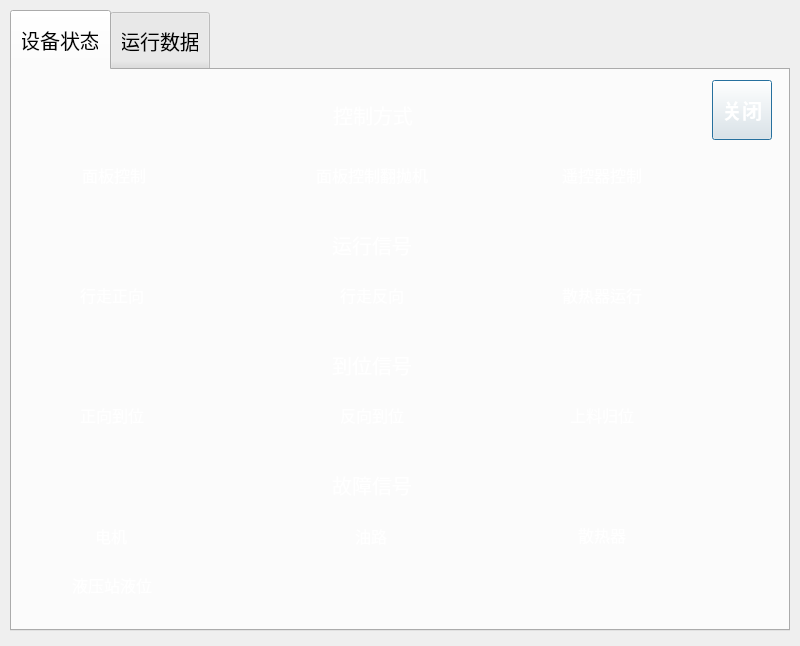
<?xml version="1.0" encoding="UTF-8"?>
<ui version="4.0">
 <class>YhcRunStatusDialog</class>
 <widget class="QDialog" name="YhcRunStatusDialog">
  <property name="geometry">
   <rect>
    <x>0</x>
    <y>0</y>
    <width>800</width>
    <height>646</height>
   </rect>
  </property>
  <property name="windowTitle">
   <string>Dialog</string>
  </property>
  <property name="styleSheet">
   <string notr="true">background-image: url(:/pic/blue_bg.png);</string>
  </property>
  <widget class="QTabWidget" name="tabWidget">
   <property name="geometry">
    <rect>
     <x>10</x>
     <y>10</y>
     <width>780</width>
     <height>621</height>
    </rect>
   </property>
   <property name="font">
    <font>
     <pointsize>15</pointsize>
    </font>
   </property>
   <property name="styleSheet">
    <string notr="true">QTabBar::tab{width:100;height:60}</string>
   </property>
   <property name="currentIndex">
    <number>0</number>
   </property>
   <property name="iconSize">
    <size>
     <width>16</width>
     <height>16</height>
    </size>
   </property>
   <widget class="QWidget" name="tab_2">
    <attribute name="title">
     <string>设备状态</string>
    </attribute>
    <widget class="QPushButton" name="closePushButton2">
     <property name="geometry">
      <rect>
       <x>700</x>
       <y>10</y>
       <width>60</width>
       <height>60</height>
      </rect>
     </property>
     <property name="font">
      <font>
       <pointsize>15</pointsize>
       <weight>75</weight>
       <bold>true</bold>
      </font>
     </property>
     <property name="styleSheet">
      <string notr="true">color: rgb(255, 255, 255);</string>
     </property>
     <property name="text">
      <string>关闭</string>
     </property>
    </widget>
    <widget class="QLabel" name="label_4">
     <property name="geometry">
      <rect>
       <x>39</x>
       <y>451</y>
       <width>120</width>
       <height>30</height>
      </rect>
     </property>
     <property name="font">
      <font>
       <pointsize>12</pointsize>
      </font>
     </property>
     <property name="styleSheet">
      <string notr="true">color: rgb(255, 255, 255);
background-image: url(:/pic/field_bg.png);</string>
     </property>
     <property name="text">
      <string>电机</string>
     </property>
     <property name="alignment">
      <set>Qt::AlignCenter</set>
     </property>
    </widget>
    <widget class="QLabel" name="EM_FAULT_label">
     <property name="geometry">
      <rect>
       <x>170</x>
       <y>450</y>
       <width>35</width>
       <height>35</height>
      </rect>
     </property>
     <property name="styleSheet">
      <string notr="true">background-image: url(:/pic/wheel_run.png);</string>
     </property>
     <property name="text">
      <string/>
     </property>
    </widget>
    <widget class="QLabel" name="YHC_REMOTE_CONTROL_label">
     <property name="geometry">
      <rect>
       <x>171</x>
       <y>89</y>
       <width>35</width>
       <height>35</height>
      </rect>
     </property>
     <property name="styleSheet">
      <string notr="true">background-image: url(:/pic/wheel_run.png);</string>
     </property>
     <property name="text">
      <string/>
     </property>
    </widget>
    <widget class="QLabel" name="label_7">
     <property name="geometry">
      <rect>
       <x>300</x>
       <y>90</y>
       <width>120</width>
       <height>30</height>
      </rect>
     </property>
     <property name="font">
      <font>
       <pointsize>12</pointsize>
      </font>
     </property>
     <property name="styleSheet">
      <string notr="true">color: rgb(255, 255, 255);
background-image: url(:/pic/field_bg.png);</string>
     </property>
     <property name="text">
      <string>面板控制翻抛机</string>
     </property>
     <property name="alignment">
      <set>Qt::AlignCenter</set>
     </property>
    </widget>
    <widget class="QLabel" name="WALKING_IV_STATE_label">
     <property name="geometry">
      <rect>
       <x>430</x>
       <y>210</y>
       <width>35</width>
       <height>35</height>
      </rect>
     </property>
     <property name="styleSheet">
      <string notr="true">background-image: url(:/pic/wheel_run.png);</string>
     </property>
     <property name="text">
      <string/>
     </property>
    </widget>
    <widget class="QLabel" name="label_13">
     <property name="geometry">
      <rect>
       <x>300</x>
       <y>210</y>
       <width>120</width>
       <height>30</height>
      </rect>
     </property>
     <property name="font">
      <font>
       <pointsize>12</pointsize>
      </font>
     </property>
     <property name="styleSheet">
      <string notr="true">color: rgb(255, 255, 255);
background-image: url(:/pic/field_bg.png);</string>
     </property>
     <property name="text">
      <string>行走反向</string>
     </property>
     <property name="alignment">
      <set>Qt::AlignCenter</set>
     </property>
    </widget>
    <widget class="QLabel" name="YHC_KP_SLJ_CONTROL_label">
     <property name="geometry">
      <rect>
       <x>430</x>
       <y>90</y>
       <width>35</width>
       <height>35</height>
      </rect>
     </property>
     <property name="styleSheet">
      <string notr="true">background-image: url(:/pic/wheel_run.png);</string>
     </property>
     <property name="text">
      <string/>
     </property>
    </widget>
    <widget class="QLabel" name="label_17">
     <property name="geometry">
      <rect>
       <x>530</x>
       <y>90</y>
       <width>120</width>
       <height>30</height>
      </rect>
     </property>
     <property name="font">
      <font>
       <pointsize>12</pointsize>
      </font>
     </property>
     <property name="styleSheet">
      <string notr="true">color: rgb(255, 255, 255);
background-image: url(:/pic/field_bg.png);</string>
     </property>
     <property name="text">
      <string>遥控器控制</string>
     </property>
     <property name="alignment">
      <set>Qt::AlignCenter</set>
     </property>
    </widget>
    <widget class="QLabel" name="WALKING_CV_STATE_label">
     <property name="geometry">
      <rect>
       <x>170</x>
       <y>210</y>
       <width>35</width>
       <height>35</height>
      </rect>
     </property>
     <property name="styleSheet">
      <string notr="true">background-image: url(:/pic/wheel_run.png);</string>
     </property>
     <property name="text">
      <string/>
     </property>
    </widget>
    <widget class="QLabel" name="label_23">
     <property name="geometry">
      <rect>
       <x>40</x>
       <y>210</y>
       <width>120</width>
       <height>30</height>
      </rect>
     </property>
     <property name="font">
      <font>
       <pointsize>12</pointsize>
      </font>
     </property>
     <property name="styleSheet">
      <string notr="true">color: rgb(255, 255, 255);
background-image: url(:/pic/field_bg.png);</string>
     </property>
     <property name="text">
      <string>行走正向</string>
     </property>
     <property name="alignment">
      <set>Qt::AlignCenter</set>
     </property>
    </widget>
    <widget class="QLabel" name="YHC_CONTROL_MODE_label">
     <property name="geometry">
      <rect>
       <x>660</x>
       <y>90</y>
       <width>35</width>
       <height>35</height>
      </rect>
     </property>
     <property name="styleSheet">
      <string notr="true">background-image: url(:/pic/wheel_run.png);</string>
     </property>
     <property name="text">
      <string/>
     </property>
    </widget>
    <widget class="QLabel" name="label_26">
     <property name="geometry">
      <rect>
       <x>42</x>
       <y>90</y>
       <width>120</width>
       <height>30</height>
      </rect>
     </property>
     <property name="font">
      <font>
       <pointsize>12</pointsize>
      </font>
     </property>
     <property name="styleSheet">
      <string notr="true">color: rgb(255, 255, 255);
background-image: url(:/pic/field_bg.png);</string>
     </property>
     <property name="text">
      <string>面板控制</string>
     </property>
     <property name="alignment">
      <set>Qt::AlignCenter</set>
     </property>
    </widget>
    <widget class="QLabel" name="YHC_HS_LEVEL_label">
     <property name="geometry">
      <rect>
       <x>170</x>
       <y>500</y>
       <width>35</width>
       <height>35</height>
      </rect>
     </property>
     <property name="styleSheet">
      <string notr="true">background-image: url(:/pic/wheel_run.png);</string>
     </property>
     <property name="text">
      <string/>
     </property>
    </widget>
    <widget class="QLabel" name="label_27">
     <property name="geometry">
      <rect>
       <x>40</x>
       <y>500</y>
       <width>120</width>
       <height>30</height>
      </rect>
     </property>
     <property name="font">
      <font>
       <pointsize>12</pointsize>
      </font>
     </property>
     <property name="styleSheet">
      <string notr="true">color: rgb(255, 255, 255);
background-image: url(:/pic/field_bg.png);</string>
     </property>
     <property name="text">
      <string>液压站液位</string>
     </property>
     <property name="alignment">
      <set>Qt::AlignCenter</set>
     </property>
    </widget>
    <widget class="QLabel" name="label_9">
     <property name="geometry">
      <rect>
       <x>299</x>
       <y>451</y>
       <width>120</width>
       <height>30</height>
      </rect>
     </property>
     <property name="font">
      <font>
       <pointsize>12</pointsize>
      </font>
     </property>
     <property name="styleSheet">
      <string notr="true">color: rgb(255, 255, 255);
background-image: url(:/pic/field_bg.png);</string>
     </property>
     <property name="text">
      <string>油路</string>
     </property>
     <property name="alignment">
      <set>Qt::AlignCenter</set>
     </property>
    </widget>
    <widget class="QLabel" name="YHC_OC_FAULT_label">
     <property name="geometry">
      <rect>
       <x>430</x>
       <y>450</y>
       <width>35</width>
       <height>35</height>
      </rect>
     </property>
     <property name="styleSheet">
      <string notr="true">background-image: url(:/pic/wheel_run.png);</string>
     </property>
     <property name="text">
      <string/>
     </property>
    </widget>
    <widget class="QLabel" name="CF_RUN_label">
     <property name="geometry">
      <rect>
       <x>660</x>
       <y>210</y>
       <width>35</width>
       <height>35</height>
      </rect>
     </property>
     <property name="styleSheet">
      <string notr="true">background-image: url(:/pic/wheel_run.png);</string>
     </property>
     <property name="text">
      <string/>
     </property>
    </widget>
    <widget class="QLabel" name="label_29">
     <property name="geometry">
      <rect>
       <x>530</x>
       <y>210</y>
       <width>120</width>
       <height>30</height>
      </rect>
     </property>
     <property name="font">
      <font>
       <pointsize>12</pointsize>
      </font>
     </property>
     <property name="styleSheet">
      <string notr="true">color: rgb(255, 255, 255);
background-image: url(:/pic/field_bg.png);</string>
     </property>
     <property name="text">
      <string>散热器运行</string>
     </property>
     <property name="alignment">
      <set>Qt::AlignCenter</set>
     </property>
    </widget>
    <widget class="QLabel" name="HS_F_IN_PLACE_label">
     <property name="geometry">
      <rect>
       <x>170</x>
       <y>330</y>
       <width>35</width>
       <height>35</height>
      </rect>
     </property>
     <property name="styleSheet">
      <string notr="true">background-image: url(:/pic/wheel_run.png);</string>
     </property>
     <property name="text">
      <string/>
     </property>
    </widget>
    <widget class="QLabel" name="HS_B_IN_PLACE_label">
     <property name="geometry">
      <rect>
       <x>430</x>
       <y>330</y>
       <width>35</width>
       <height>35</height>
      </rect>
     </property>
     <property name="styleSheet">
      <string notr="true">background-image: url(:/pic/wheel_run.png);</string>
     </property>
     <property name="text">
      <string/>
     </property>
    </widget>
    <widget class="QLabel" name="label_6">
     <property name="geometry">
      <rect>
       <x>300</x>
       <y>330</y>
       <width>120</width>
       <height>30</height>
      </rect>
     </property>
     <property name="font">
      <font>
       <pointsize>12</pointsize>
      </font>
     </property>
     <property name="styleSheet">
      <string notr="true">color: rgb(255, 255, 255);
background-image: url(:/pic/field_bg.png);</string>
     </property>
     <property name="text">
      <string>反向到位</string>
     </property>
     <property name="alignment">
      <set>Qt::AlignCenter</set>
     </property>
    </widget>
    <widget class="QLabel" name="label_25">
     <property name="geometry">
      <rect>
       <x>40</x>
       <y>330</y>
       <width>120</width>
       <height>30</height>
      </rect>
     </property>
     <property name="font">
      <font>
       <pointsize>12</pointsize>
      </font>
     </property>
     <property name="styleSheet">
      <string notr="true">color: rgb(255, 255, 255);
background-image: url(:/pic/field_bg.png);</string>
     </property>
     <property name="text">
      <string>正向到位</string>
     </property>
     <property name="alignment">
      <set>Qt::AlignCenter</set>
     </property>
    </widget>
    <widget class="QLabel" name="SLJ_IN_PLACE_label">
     <property name="geometry">
      <rect>
       <x>660</x>
       <y>330</y>
       <width>35</width>
       <height>35</height>
      </rect>
     </property>
     <property name="styleSheet">
      <string notr="true">background-image: url(:/pic/wheel_run.png);</string>
     </property>
     <property name="text">
      <string/>
     </property>
    </widget>
    <widget class="QLabel" name="label_30">
     <property name="geometry">
      <rect>
       <x>530</x>
       <y>330</y>
       <width>120</width>
       <height>30</height>
      </rect>
     </property>
     <property name="font">
      <font>
       <pointsize>12</pointsize>
      </font>
     </property>
     <property name="styleSheet">
      <string notr="true">color: rgb(255, 255, 255);
background-image: url(:/pic/field_bg.png);</string>
     </property>
     <property name="text">
      <string>上料归位</string>
     </property>
     <property name="alignment">
      <set>Qt::AlignCenter</set>
     </property>
    </widget>
    <widget class="QLabel" name="label_3">
     <property name="geometry">
      <rect>
       <x>311</x>
       <y>30</y>
       <width>100</width>
       <height>30</height>
      </rect>
     </property>
     <property name="font">
      <font>
       <pointsize>15</pointsize>
      </font>
     </property>
     <property name="styleSheet">
      <string notr="true">color: rgb(255, 255, 255);
background-image: url(:/pic/field_bg.png);</string>
     </property>
     <property name="text">
      <string>控制方式</string>
     </property>
     <property name="alignment">
      <set>Qt::AlignCenter</set>
     </property>
    </widget>
    <widget class="QLabel" name="label_5">
     <property name="geometry">
      <rect>
       <x>310</x>
       <y>160</y>
       <width>100</width>
       <height>30</height>
      </rect>
     </property>
     <property name="font">
      <font>
       <pointsize>15</pointsize>
      </font>
     </property>
     <property name="styleSheet">
      <string notr="true">color: rgb(255, 255, 255);
background-image: url(:/pic/field_bg.png);</string>
     </property>
     <property name="text">
      <string>运行信号</string>
     </property>
     <property name="alignment">
      <set>Qt::AlignCenter</set>
     </property>
    </widget>
    <widget class="QLabel" name="label_8">
     <property name="geometry">
      <rect>
       <x>310</x>
       <y>280</y>
       <width>100</width>
       <height>30</height>
      </rect>
     </property>
     <property name="font">
      <font>
       <pointsize>15</pointsize>
      </font>
     </property>
     <property name="styleSheet">
      <string notr="true">color: rgb(255, 255, 255);
background-image: url(:/pic/field_bg.png);</string>
     </property>
     <property name="text">
      <string>到位信号</string>
     </property>
     <property name="alignment">
      <set>Qt::AlignCenter</set>
     </property>
    </widget>
    <widget class="QLabel" name="label_10">
     <property name="geometry">
      <rect>
       <x>310</x>
       <y>400</y>
       <width>100</width>
       <height>30</height>
      </rect>
     </property>
     <property name="font">
      <font>
       <pointsize>15</pointsize>
      </font>
     </property>
     <property name="styleSheet">
      <string notr="true">color: rgb(255, 255, 255);
background-image: url(:/pic/field_bg.png);</string>
     </property>
     <property name="text">
      <string>故障信号</string>
     </property>
     <property name="alignment">
      <set>Qt::AlignCenter</set>
     </property>
    </widget>
    <widget class="QLabel" name="YHC_CF_FAULT_label">
     <property name="geometry">
      <rect>
       <x>660</x>
       <y>450</y>
       <width>35</width>
       <height>35</height>
      </rect>
     </property>
     <property name="styleSheet">
      <string notr="true">background-image: url(:/pic/wheel_run.png);</string>
     </property>
     <property name="text">
      <string/>
     </property>
    </widget>
    <widget class="QLabel" name="label_31">
     <property name="geometry">
      <rect>
       <x>530</x>
       <y>450</y>
       <width>120</width>
       <height>30</height>
      </rect>
     </property>
     <property name="font">
      <font>
       <pointsize>12</pointsize>
      </font>
     </property>
     <property name="styleSheet">
      <string notr="true">color: rgb(255, 255, 255);
background-image: url(:/pic/field_bg.png);</string>
     </property>
     <property name="text">
      <string>散热器</string>
     </property>
     <property name="alignment">
      <set>Qt::AlignCenter</set>
     </property>
    </widget>
   </widget>
   <widget class="QWidget" name="tab">
    <attribute name="title">
     <string>运行数据</string>
    </attribute>
    <widget class="QLabel" name="Yhc_Encoder_Cycle_Num_label">
     <property name="geometry">
      <rect>
       <x>139</x>
       <y>40</y>
       <width>100</width>
       <height>36</height>
      </rect>
     </property>
     <property name="font">
      <font>
       <pointsize>15</pointsize>
      </font>
     </property>
     <property name="styleSheet">
      <string notr="true">background-image: url(:/pic/white_bg.png);</string>
     </property>
     <property name="text">
      <string>0</string>
     </property>
     <property name="alignment">
      <set>Qt::AlignCenter</set>
     </property>
    </widget>
    <widget class="QLabel" name="label">
     <property name="geometry">
      <rect>
       <x>38</x>
       <y>40</y>
       <width>100</width>
       <height>36</height>
      </rect>
     </property>
     <property name="font">
      <font>
       <pointsize>12</pointsize>
      </font>
     </property>
     <property name="styleSheet">
      <string notr="true">color: rgb(255, 255, 255);
background-image: url(:/pic/field_bg.png);</string>
     </property>
     <property name="text">
      <string>编码器圈数</string>
     </property>
     <property name="alignment">
      <set>Qt::AlignCenter</set>
     </property>
    </widget>
    <widget class="QPushButton" name="closePushButton1">
     <property name="geometry">
      <rect>
       <x>690</x>
       <y>30</y>
       <width>60</width>
       <height>60</height>
      </rect>
     </property>
     <property name="font">
      <font>
       <pointsize>15</pointsize>
       <weight>75</weight>
       <bold>true</bold>
      </font>
     </property>
     <property name="styleSheet">
      <string notr="true">color: rgb(255, 255, 255);</string>
     </property>
     <property name="text">
      <string>关闭</string>
     </property>
    </widget>
   </widget>
  </widget>
 </widget>
 <resources/>
 <connections/>
</ui>
